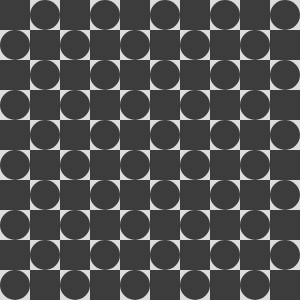
Frame 1 (no input)
Frame 60 (no input): identical to frame 1, image omitted
Frame 120 (the mouse pressed at the canvas centre since frame 60): identical to frame 1, image omitted

The p5.js sketch that drew this single still picture (run headless with seeded random() and noise() and a simulated clock; from frame 60 on, the mouse is pressed at the canvas centre):

// p5.js sketch
// ── sketch.js
function setup() {
  createCanvas(300, 300);
  noStroke();
  fill(60);
}

function draw() {
  background(220);

 let count = 10;
 let cellSize = width / count;

 for(let row = 0; row < count; row++) {
    for(let col = 0; col < count; col++) {
        let x = col * cellSize;
        let y = row * cellSize;

        let even = (col + row) % 2 === 0

        if(even) {
            square(x, y, cellSize)
        } else {
            circle(x + cellSize / 2, y + cellSize / 2, cellSize)
        }
    }
 }
}
